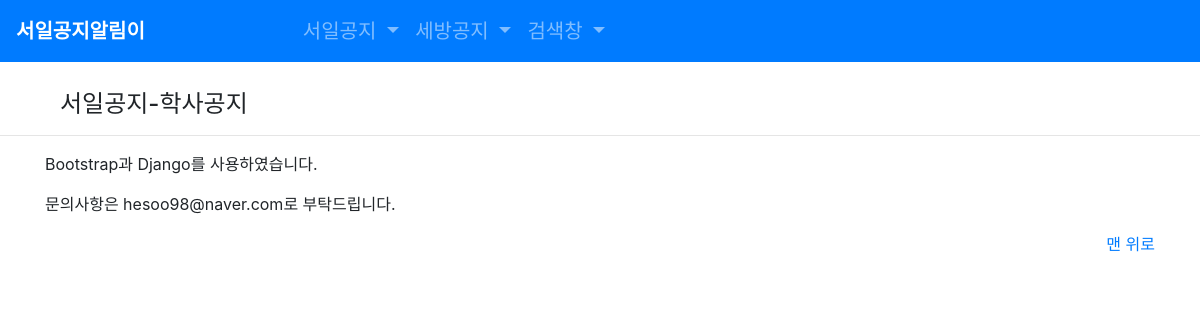
The app's page /seoilNotice/bachelor, older data.
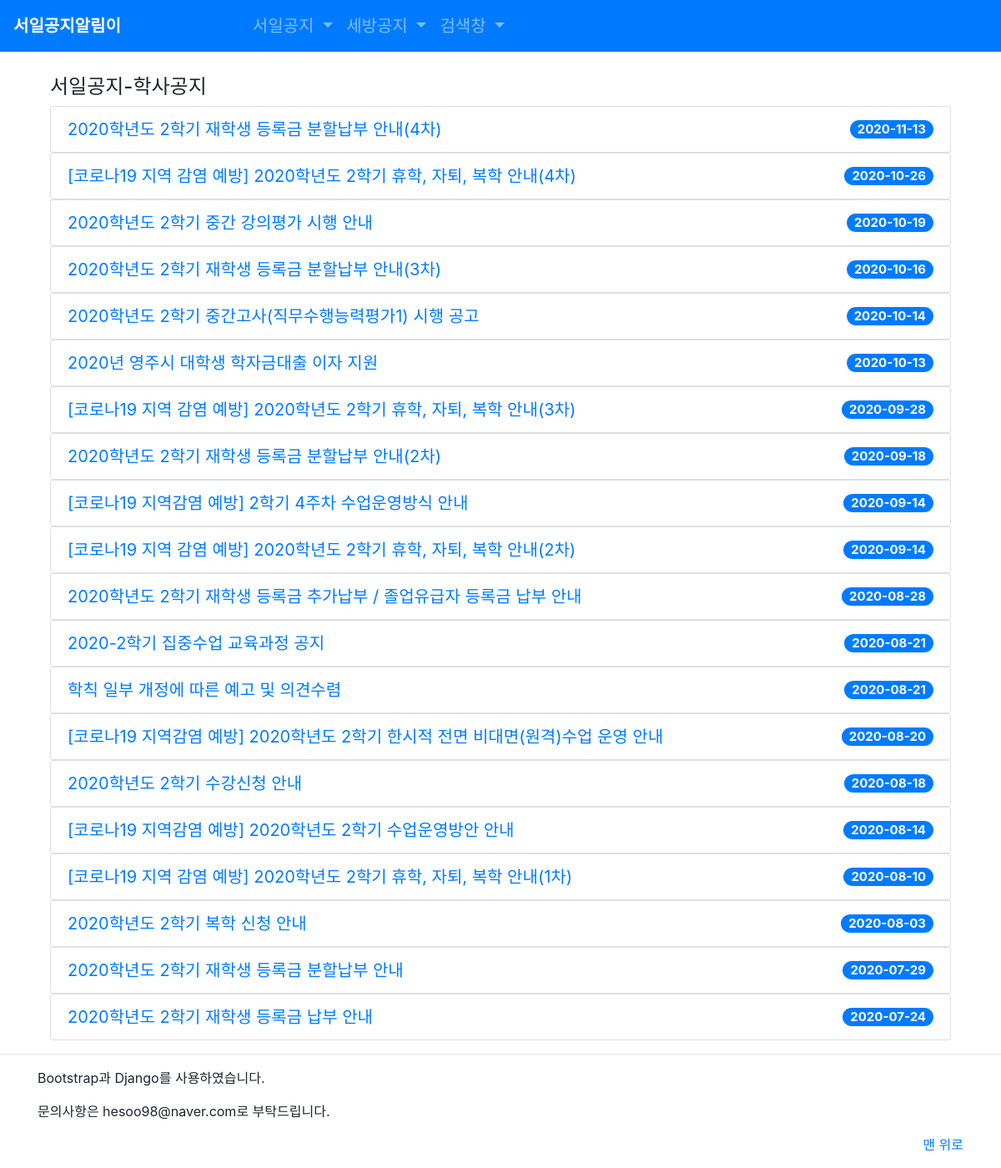
The same page, newer data.
### seoilNotice/models.py (models this page shows, shortened)
class BachelorNotice(models.Model):
    title = models.CharField(max_length=200)
    date = models.CharField(max_length=20)
    url = models.URLField()

### seoilNotice/views.py (the view)
# urls.py: path('bachelor', BachelorNoticeListView.as_view(), name='bachelor'),
class BachelorNoticeListView(ListView):
    model = BachelorNotice
    context_object_name = 'bachelor'

### seoilNotice/templates/seoilNotice/bachelornotice_list.html (shortened to what this page needs)
{% extends 'base.html' %}
{% load static %}
{% block content %}
<div class="container">
  <h4>서일공지-학사공지</h4>
  {% for notice in bachelor %}
    <div>
      <ul class="list-group">
        <li class="list-group-item d-flex justify-content-between align-items-center">
          <a href='{{ notice.url }}' target="_blank">{{ notice.title }}</a>
          <span class="badge badge-primary badge-pill">{{notice.date}}</span>
        </li>
      </ul>
    </div>
    {% endfor %}
</div>
{% endblock content%}

Row changes from the older to the newer data that the page shows:
added BachelorNotice: title "2020학년도 2학기 재학생 등록금 분할납부 안내(4차)", date "2020-11-13"
added BachelorNotice: title "[코로나19 지역 감염 예방] 2020학년도 2학기 휴학, 자퇴, 복학 안내(4차)", date "2020-10-26"
added BachelorNotice: title "2020학년도 2학기 중간 강의평가 시행 안내", date "2020-10-19"
added BachelorNotice: title "2020학년도 2학기 재학생 등록금 분할납부 안내(3차)", date "2020-10-16"
added BachelorNotice: title "2020학년도 2학기 중간고사(직무수행능력평가1) 시행 공고", date "2020-10-14"
added BachelorNotice: title "2020년 영주시 대학생 학자금대출 이자 지원", date "2020-10-13"
added BachelorNotice: title "[코로나19 지역 감염 예방] 2020학년도 2학기 휴학, 자퇴, 복학 안내(3차)", date "2020-09-28"
added BachelorNotice: title "2020학년도 2학기 재학생 등록금 분할납부 안내(2차)", date "2020-09-18"
added BachelorNotice: title "[코로나19 지역감염 예방] 2학기 4주차 수업운영방식 안내", date "2020-09-14"
added BachelorNotice: title "[코로나19 지역 감염 예방] 2020학년도 2학기 휴학, 자퇴, 복학 안내(2차)", date "2020-09-14"
added BachelorNotice: title "2020학년도 2학기 재학생 등록금 추가납부 / 졸업유급자 등록금 납부 안내", date "2020-08-28"
added BachelorNotice: title "2020-2학기 집중수업 교육과정 공지", date "2020-08-21"
added BachelorNotice: title "학칙 일부 개정에 따른 예고 및 의견수렴", date "2020-08-21"
added BachelorNotice: title "[코로나19 지역감염 예방] 2020학년도 2학기 한시적 전면 비대면(원격)수업 운영 안내", date "2020-08-20"
added BachelorNotice: title "2020학년도 2학기 수강신청 안내", date "2020-08-18"
added BachelorNotice: title "[코로나19 지역감염 예방] 2020학년도 2학기 수업운영방안 안내", date "2020-08-14"
added BachelorNotice: title "[코로나19 지역 감염 예방] 2020학년도 2학기 휴학, 자퇴, 복학 안내(1차)", date "2020-08-10"
added BachelorNotice: title "2020학년도 2학기 복학 신청 안내", date "2020-08-03"
added BachelorNotice: title "2020학년도 2학기 재학생 등록금 분할납부 안내", date "2020-07-29"
added BachelorNotice: title "2020학년도 2학기 재학생 등록금 납부 안내", date "2020-07-24"
